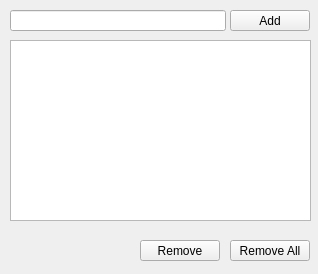
<?xml version="1.0" encoding="UTF-8"?>
<ui version="4.0">
 <class>MainWindow</class>
 <widget class="QMainWindow" name="MainWindow">
  <property name="geometry">
   <rect>
    <x>0</x>
    <y>0</y>
    <width>318</width>
    <height>274</height>
   </rect>
  </property>
  <property name="windowTitle">
   <string>MainWindow</string>
  </property>
  <widget class="QWidget" name="centralwidget">
   <widget class="QLineEdit" name="txtTask">
    <property name="geometry">
     <rect>
      <x>10</x>
      <y>10</y>
      <width>216</width>
      <height>21</height>
     </rect>
    </property>
   </widget>
   <widget class="QPushButton" name="btnAdd">
    <property name="geometry">
     <rect>
      <x>230</x>
      <y>10</y>
      <width>80</width>
      <height>21</height>
     </rect>
    </property>
    <property name="text">
     <string>Add</string>
    </property>
   </widget>
   <widget class="QListWidget" name="listWidget">
    <property name="geometry">
     <rect>
      <x>10</x>
      <y>40</y>
      <width>301</width>
      <height>181</height>
     </rect>
    </property>
   </widget>
   <widget class="QPushButton" name="btnRemove">
    <property name="geometry">
     <rect>
      <x>140</x>
      <y>240</y>
      <width>80</width>
      <height>21</height>
     </rect>
    </property>
    <property name="text">
     <string>Remove</string>
    </property>
   </widget>
   <widget class="QPushButton" name="pushButton_3">
    <property name="geometry">
     <rect>
      <x>230</x>
      <y>240</y>
      <width>80</width>
      <height>21</height>
     </rect>
    </property>
    <property name="text">
     <string>Remove All</string>
    </property>
   </widget>
  </widget>
 </widget>
 <resources/>
 <connections/>
</ui>
